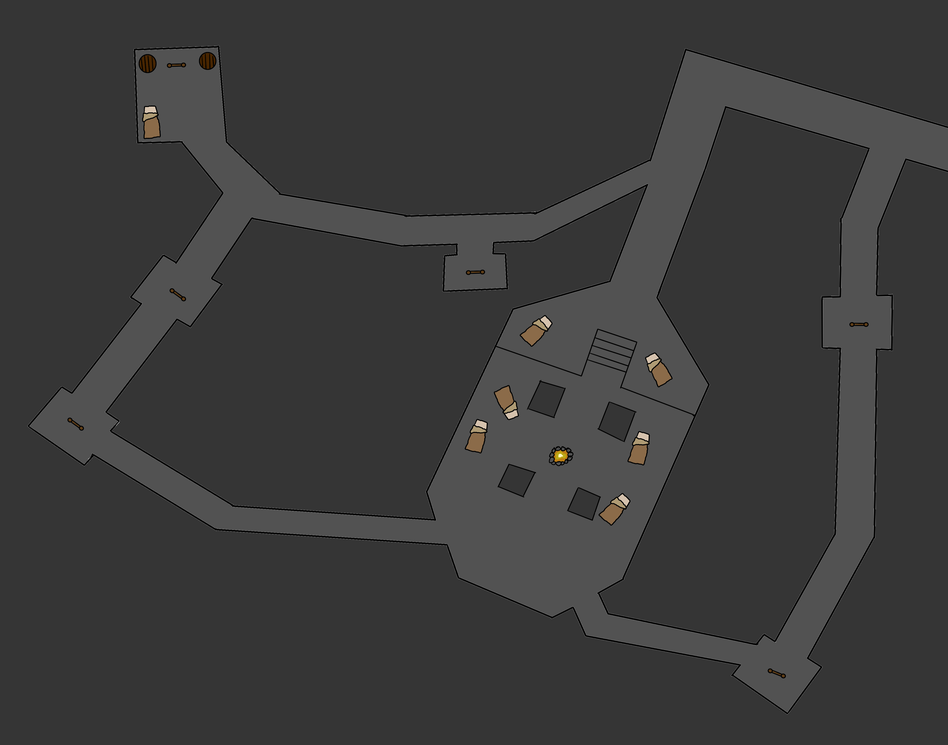
#> input picture assets/tulstone_sewers.png, 948 x 745 px, shrunk from 4464 x 3508 before the run
$ python map_cropper.py
#> lines starting #> are read from the running program, lines starting #| are printed output that depends on the picture
from PIL import Image

img = Image.open("tulstone_sewers.png")
#> img is the input picture: PIL image 948x745 RGBA; mean R, G, B, A 59, 58.9, 58.7, 255
width, height = img.size
#> width = 948; height = 745
size = 0.9 * width
#> size = 853.2

left = 0.1 * width
#> left = 94.8
top = 0.0
right = left + size
#> right = 948
bottom = height
#> bottom = 745

img_cropped = img.crop((left, top, right, bottom))
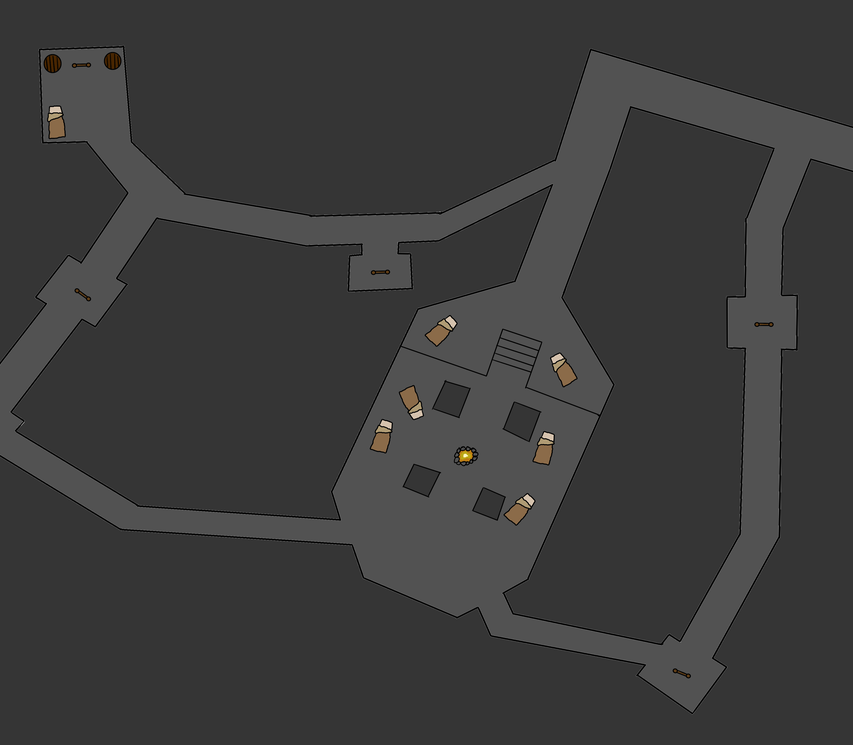
#> img_cropped: PIL image 853x745 RGBA; mean R, G, B, A 59.6, 59.4, 59.2, 255
img_cropped.save("output.png")
